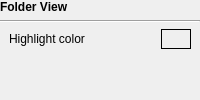
         <widget class="QWidget" name="FolderView">
          <layout class="QVBoxLayout" name="verticalLayout">
           <property name="leftMargin">
            <number>0</number>
           </property>
           <property name="topMargin">
            <number>0</number>
           </property>
           <property name="rightMargin">
            <number>0</number>
           </property>
           <property name="bottomMargin">
            <number>0</number>
           </property>
           <item>
            <widget class="QLabel" name="label_20">
             <property name="font">
              <font>
               <weight>75</weight>
               <bold>true</bold>
              </font>
             </property>
             <property name="text">
              <string>Folder View</string>
             </property>
            </widget>
           </item>
           <item>
            <widget class="Line" name="line_17">
             <property name="orientation">
              <enum>Qt::Horizontal</enum>
             </property>
            </widget>
           </item>
           <item>
            <layout class="QHBoxLayout" name="horizontalLayout_3">
             <property name="leftMargin">
              <number>9</number>
             </property>
             <property name="rightMargin">
              <number>9</number>
             </property>
             <item>
              <widget class="QLabel" name="label_19">
               <property name="text">
                <string>Highlight color</string>
               </property>
              </widget>
             </item>
             <item>
              <widget class="ClickableLabel" name="highlightColorLabel">
               <property name="sizePolicy">
                <sizepolicy hsizetype="Fixed" vsizetype="Fixed">
                 <horstretch>0</horstretch>
                 <verstretch>0</verstretch>
                </sizepolicy>
               </property>
               <property name="minimumSize">
                <size>
                 <width>30</width>
                 <height>20</height>
                </size>
               </property>
               <property name="frameShape">
                <enum>QFrame::Box</enum>
               </property>
               <property name="text">
                <string/>
               </property>
              </widget>
             </item>
            </layout>
           </item>
           <item>
            <spacer name="verticalSpacer_14">
             <property name="orientation">
              <enum>Qt::Vertical</enum>
             </property>
             <property name="sizeHint" stdset="0">
              <size>
               <width>20</width>
               <height>40</height>
              </size>
             </property>
            </spacer>
           </item>
          </layout>
         </widget>
